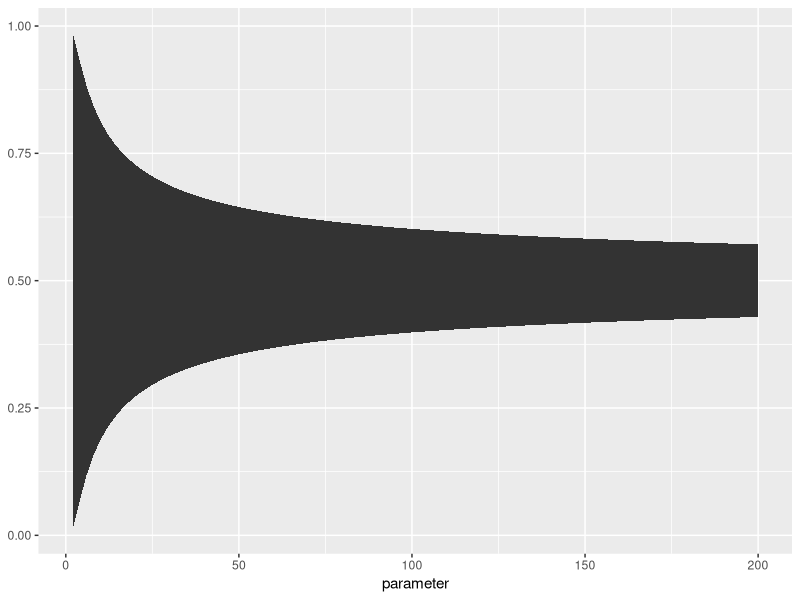

Source code (R):
## ---- chunk 1
args(binom.test)

ns <- seq(2, 200, by = 2)
xs <- ns / 2

binom.test(xs[3], ns[3])

test_to_200 <- purrr::map2(xs, ns, binom.test)


library(ggplot2)
library(magrittr)
purrr::map_df(test_to_200, broom::tidy) %>% 
  ggplot(aes(x = parameter, ymin = conf.low, ymax = conf.high)) + geom_ribbon()
  
